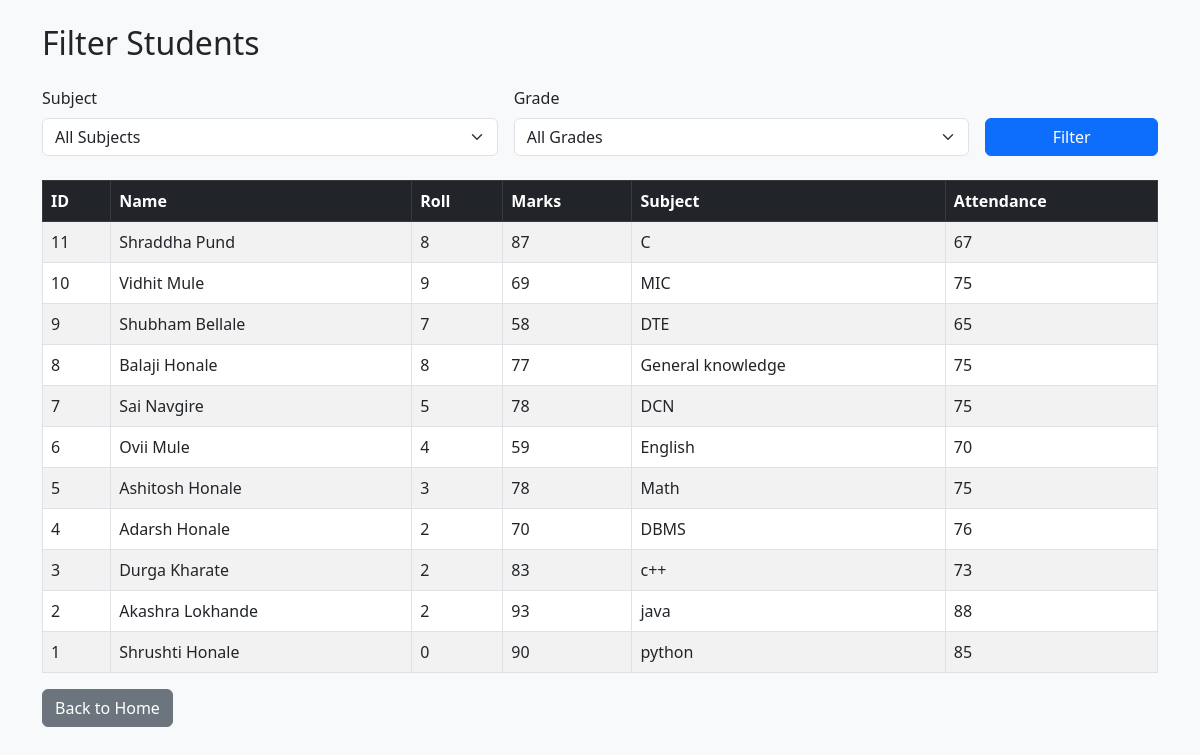
/filter, run on an earlier commit of the app's database.
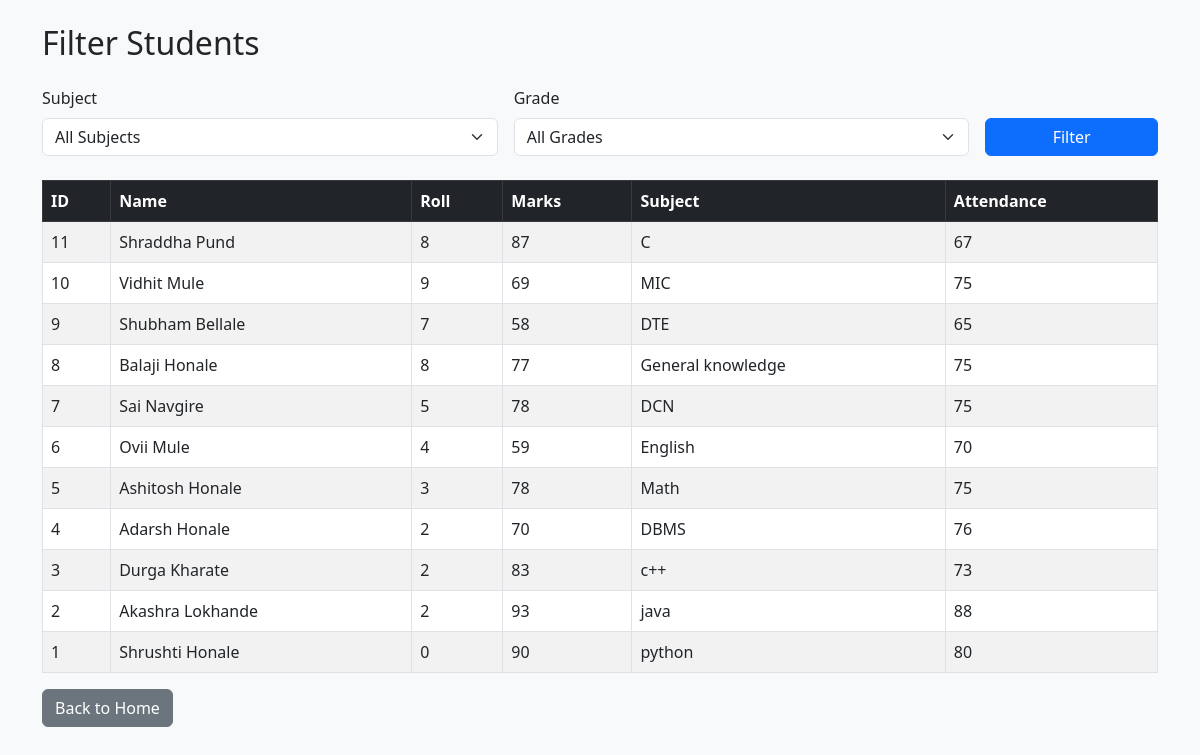
And on a later commit of the database.
### tables this page shows
CREATE TABLE students (
            id INTEGER PRIMARY KEY AUTOINCREMENT,
            name TEXT NOT NULL,
            roll INTEGER NOT NULL,
            marks INTEGER NOT NULL,
            subject TEXT NOT NULL,
            attendance INTEGER DEFAULT 0
        );

### app.py (the view)
@app.route('/filter')
def filter_students():
    subject = request.args.get('subject', '')
    grade = request.args.get('grade', '')
    conn = get_db()
    subjects = conn.execute('''SELECT DISTINCT subject FROM students
                            WHERE subject IS NOT NULL
                            AND subject != ""
                            ORDER BY subject ASC''').fetchall()
    query = 'SELECT * FROM students WHERE 1=1'
    params = []
    if subject:
        query += ' AND subject = ?'
        params.append(subject)
    if grade =='excellent':
        query += ' AND marks >= 90'
    elif grade == 'good':
        query += ' AND marks >= 75 AND marks < 90'
    elif grade == 'average':
        query += ' AND marks >= 60 AND marks < 75'
    elif grade == 'poor':
        query += ' AND marks < 45'
    query += ' ORDER BY id DESC'
    students = conn.execute(query, params).fetchall()
    conn.close()
    return render_template('filter.html', students=students, subjects=subjects, selected_subject=subject, selected_grade=grade)

### database.py (called while the page is built)
def get_db():
    conn = sqlite3.connect(DB_PATH)
    conn.row_factory = sqlite3.Row
    return conn

### templates/filter.html (shortened to what this page needs)
 <!DOCTYPE html>
<html>
<head>
    <link href="https://cdn.jsdelivr.net/npm/bootstrap@5.3.0/dist/css/bootstrap.min.css"
          rel="stylesheet">
</head>
<body class="bg-light">
<div class="container mt-4">
    <h2 class="mb-4">Filter Students</h2>
    <form method="GET" action="{{ url_for('filter_students') }}" class="row g-3 mb-4">
        <div class="col-md-5">
            <label class="form-label">Subject</label>
            <select name="subject" class="form-select">
                <option value="">All Subjects</option>
            </select>
        </div>
        <div class="col-md-5">
            <label class="form-label">Grade</label>
            <select name="grade" class="form-select">
                <option value="">All Grades</option>
            </select>
        </div>
        <div class="col-md-2 d-grid">
            <label class="form-label">&nbsp;</label>
            <button type="submit" class="btn btn-primary">
                Filter
            </button>
        </div>
    </form>
    <table class="table table-bordered table-striped">
        <thead class="table-dark">
            <tr>
                <th>ID</th>
                <th>Name</th>
                <th>Roll</th>
                <th>Marks</th>
                <th>Subject</th>
                <th>Attendance</th>
            </tr>
        </thead>
        <tbody>
        {% for student in students %}
            <tr>
                <td>{{ student['id'] }}</td>
                <td>{{ student['name'] }}</td>
                <td>{{ student['roll'] }}</td>
                <td>{{ student['marks'] }}</td>
                <td>{{ student['subject'] }}</td>
                <td>{{ student['attendance'] }}</td>
            </tr>
        {% else %}
            <tr>
                <td colspan="6" class="text-center">No students found.</td>
            </tr>
        {% endfor %}
        </tbody>
    </table>
    <a href="{{ url_for('home') }}" class="btn btn-secondary">
        Back to Home
    </a>
</div>
</body>
</html>

What changed in the data, as far as the page shows it:
changed students "Shrushti Honale": attendance "85" → "80"
